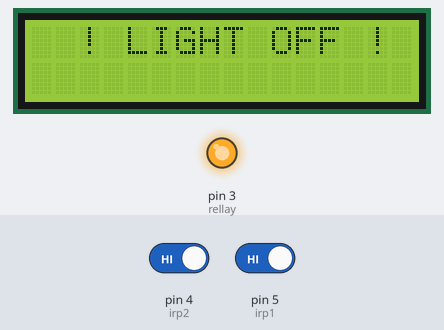
Simulated run of this sketch. Board: Arduino Uno, built with avr-gcc and run on an emulated ATmega328P. On the bench: 16×2 character LCD, output pins drawn as LEDs (lit = HIGH). The test bench sets the inputs (shaded band); at power-on: pin 4 (irp2) HIGH, pin 5 (irp1) HIGH. What the sketch prints to the serial monitor is not drawn.

Above: at 1.2 s.
1.3 s: pin 4 (irp2) driven LOW
At 1.8 s:
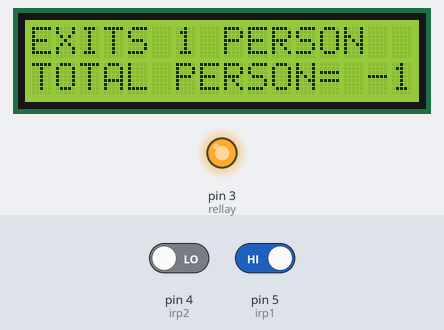
2.8 s: pin 4 (irp2) driven HIGH
5.8 s: pin 5 (irp1) driven LOW
At 6.4 s:
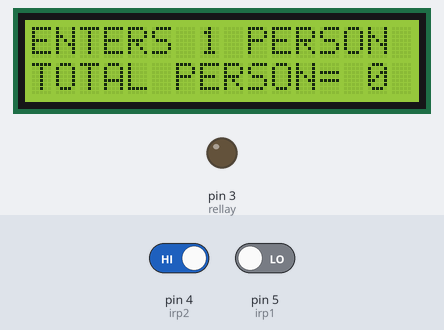
7.3 s: pin 5 (irp1) driven HIGH
10.3 s: pin 5 (irp1) driven LOW
At 11.0 s:
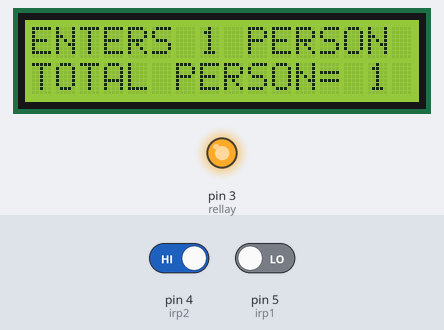
11.8 s: pin 4 (irp2) driven LOW and pin 5 (irp1) driven HIGH
At 13.6 s:
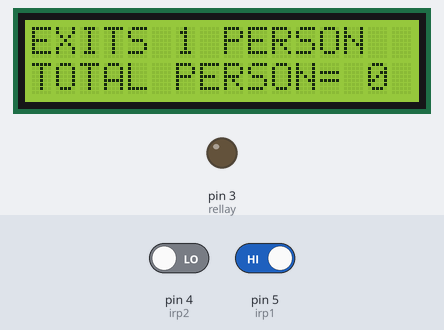
Timing chart, 0 to 15.1 s (numbered marks = the images above; inputs shaded):
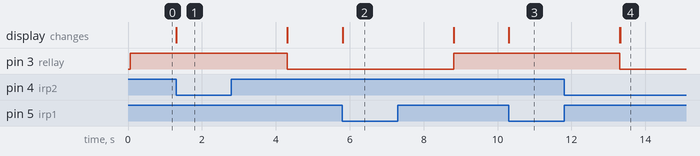

The sketch:

PERSON_COUNTER___LIGHT_ON-OFF.ino
```cpp
#include<LiquidCrystal.h>
LiquidCrystal lcd(13,12,11,10,9,8);

int c1=0;
int c2=0;
int rellay=3;
int irp1=5,irp2=4;

void setup() {
  pinMode(irp1,INPUT);
  pinMode(irp2,INPUT);
  pinMode(rellay,OUTPUT);

  Serial.begin(9600);
  lcd.begin(16,2);
}
void loop() {
 int ir1=digitalRead(irp1);
 int ir2=digitalRead(irp2);
       //ENTERS...................
  if(ir1==0)
  {
    while(ir2==1)
       {
       Serial.println("ENTERS");
       c1=c1+1;
       Serial.print("TOTAL PERSON =  ");
       Serial.println(c1+c2);

       lcd.clear();
       lcd.setCursor(0,0);
       lcd.print("ENTERS 1 PERSON");
       lcd.setCursor(0,1);
       lcd.print("TOTAL PERSON= ");
       lcd.setCursor(14,1);
       lcd.print(c1+c2);

       delay(3000);
       break;
       }
  }
      //EXITS.....................
  else if(ir2==0)
    {
      while(ir1==1)
       {
        Serial.println("EXITS");
        c2=c2-1;
        Serial.print("TOTAL PERSON =  ");
        Serial.println(c1+c2);

        lcd.clear();
       lcd.setCursor(0,0);
       lcd.print("EXITS 1 PERSON");
       lcd.setCursor(0,1);
       lcd.print("TOTAL PERSON= ");
       lcd.setCursor(14,1);
       lcd.print(c1+c2);

        delay(3000);
        break;
        }
  }

 if((c1+c2)==0){
       lcd.setCursor(0,0);
       lcd.print("  ! LIGHT OFF !   ");
       digitalWrite(rellay,HIGH);
        }
 else{
       lcd.setCursor(0,0);
       lcd.print("  ! LIGHT ON !   ");
       digitalWrite(rellay,LOW);
        }
}
```

Measured:
- after the input at 1.3 s, the display: changes at once (image 1)
- after the input at 5.8 s, the display: changes at once (image 2)
- after the input at 10.3 s, the display: changes at once (image 3)
- after the input at 11.8 s, the display: first differs from a run without the input after 1.5 s (image 4)
